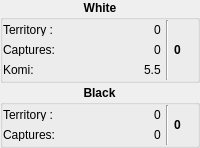
         <widget class="QWidget" name="tabDisplayScore">
          <layout class="QVBoxLayout">
           <property name="spacing">
            <number>2</number>
           </property>
           <property name="leftMargin">
            <number>0</number>
           </property>
           <property name="topMargin">
            <number>0</number>
           </property>
           <property name="rightMargin">
            <number>0</number>
           </property>
           <property name="bottomMargin">
            <number>0</number>
           </property>
           <item>
            <widget class="QGroupBox" name="whiteFrame_score">
             <property name="sizePolicy">
              <sizepolicy hsizetype="Preferred" vsizetype="Minimum">
               <horstretch>0</horstretch>
               <verstretch>0</verstretch>
              </sizepolicy>
             </property>
             <property name="minimumSize">
              <size>
               <width>16</width>
               <height>60</height>
              </size>
             </property>
             <property name="maximumSize">
              <size>
               <width>16777215</width>
               <height>16777215</height>
              </size>
             </property>
             <property name="font">
              <font>
               <weight>75</weight>
               <bold>true</bold>
              </font>
             </property>
             <property name="title">
              <string>White</string>
             </property>
             <property name="alignment">
              <set>Qt::AlignHCenter</set>
             </property>
             <layout class="QGridLayout">
              <property name="leftMargin">
               <number>0</number>
              </property>
              <property name="topMargin">
               <number>0</number>
              </property>
              <property name="rightMargin">
               <number>3</number>
              </property>
              <property name="bottomMargin">
               <number>0</number>
              </property>
              <property name="horizontalSpacing">
               <number>5</number>
              </property>
              <property name="verticalSpacing">
               <number>0</number>
              </property>
              <item row="0" column="0">
               <layout class="QHBoxLayout">
                <property name="spacing">
                 <number>0</number>
                </property>
                <item>
                 <widget class="QLabel" name="TextLabel2_5">
                  <property name="maximumSize">
                   <size>
                    <width>16777215</width>
                    <height>12</height>
                   </size>
                  </property>
                  <property name="font">
                   <font>
                    <weight>50</weight>
                    <bold>false</bold>
                   </font>
                  </property>
                  <property name="text">
                   <string>Territory :</string>
                  </property>
                  <property name="alignment">
                   <set>Qt::AlignRight|Qt::AlignTrailing|Qt::AlignVCenter</set>
                  </property>
                 </widget>
                </item>
                <item>
                 <spacer>
                  <property name="orientation">
                   <enum>Qt::Horizontal</enum>
                  </property>
                  <property name="sizeType">
                   <enum>QSizePolicy::MinimumExpanding</enum>
                  </property>
                  <property name="sizeHint" stdset="0">
                   <size>
                    <width>10</width>
                    <height>20</height>
                   </size>
                  </property>
                 </spacer>
                </item>
                <item>
                 <widget class="QLabel" name="terrWhite">
                  <property name="maximumSize">
                   <size>
                    <width>16777215</width>
                    <height>12</height>
                   </size>
                  </property>
                  <property name="font">
                   <font>
                    <weight>50</weight>
                    <bold>false</bold>
                   </font>
                  </property>
                  <property name="text">
                   <string>0</string>
                  </property>
                  <property name="alignment">
                   <set>Qt::AlignCenter</set>
                  </property>
                  <property name="margin">
                   <number>0</number>
                  </property>
                 </widget>
                </item>
               </layout>
              </item>
              <item row="0" column="1" rowspan="3">
               <widget class="Line" name="line">
                <property name="orientation">
                 <enum>Qt::Vertical</enum>
                </property>
               </widget>
              </item>
              <item row="0" column="2" rowspan="3">
               <widget class="QLabel" name="totalWhite">
                <property name="minimumSize">
                 <size>
                  <width>20</width>
                  <height>40</height>
                 </size>
                </property>
                <property name="font">
                 <font>
                  <weight>75</weight>
                  <bold>true</bold>
                 </font>
                </property>
                <property name="text">
                 <string>0</string>
                </property>
               </widget>
              </item>
              <item row="1" column="0">
               <layout class="QHBoxLayout">
                <item>
                 <widget class="QLabel" name="TextLabel2_3">
                  <property name="maximumSize">
                   <size>
                    <width>16777215</width>
                    <height>12</height>
                   </size>
                  </property>
                  <property name="font">
                   <font>
                    <weight>50</weight>
                    <bold>false</bold>
                   </font>
                  </property>
                  <property name="text">
                   <string>Captures:</string>
                  </property>
                  <property name="alignment">
                   <set>Qt::AlignRight|Qt::AlignTrailing|Qt::AlignVCenter</set>
                  </property>
                 </widget>
                </item>
                <item>
                 <spacer>
                  <property name="orientation">
                   <enum>Qt::Horizontal</enum>
                  </property>
                  <property name="sizeType">
                   <enum>QSizePolicy::MinimumExpanding</enum>
                  </property>
                  <property name="sizeHint" stdset="0">
                   <size>
                    <width>10</width>
                    <height>20</height>
                   </size>
                  </property>
                 </spacer>
                </item>
                <item>
                 <widget class="QLabel" name="capturesWhiteScore">
                  <property name="maximumSize">
                   <size>
                    <width>16777215</width>
                    <height>12</height>
                   </size>
                  </property>
                  <property name="font">
                   <font>
                    <weight>50</weight>
                    <bold>false</bold>
                   </font>
                  </property>
                  <property name="text">
                   <string>0</string>
                  </property>
                  <property name="alignment">
                   <set>Qt::AlignCenter</set>
                  </property>
                  <property name="margin">
                   <number>0</number>
                  </property>
                 </widget>
                </item>
               </layout>
              </item>
              <item row="2" column="0">
               <layout class="QHBoxLayout">
                <property name="spacing">
                 <number>6</number>
                </property>
                <property name="leftMargin">
                 <number>0</number>
                </property>
                <property name="topMargin">
                 <number>0</number>
                </property>
                <property name="rightMargin">
                 <number>0</number>
                </property>
                <property name="bottomMargin">
                 <number>0</number>
                </property>
                <item>
                 <widget class="QLabel" name="TextLabel_komi_2">
                  <property name="sizePolicy">
                   <sizepolicy hsizetype="Preferred" vsizetype="Fixed">
                    <horstretch>0</horstretch>
                    <verstretch>0</verstretch>
                   </sizepolicy>
                  </property>
                  <property name="minimumSize">
                   <size>
                    <width>0</width>
                    <height>12</height>
                   </size>
                  </property>
                  <property name="maximumSize">
                   <size>
                    <width>16777215</width>
                    <height>12</height>
                   </size>
                  </property>
                  <property name="font">
                   <font>
                    <weight>50</weight>
                    <bold>false</bold>
                   </font>
                  </property>
                  <property name="toolTip">
                   <string>komi points</string>
                  </property>
                  <property name="whatsThis">
                   <string>komi:

Add komi points to white because black has the advantage to set the first stone.
Use &quot;komi x&quot; to request a komi of x (number).</string>
                  </property>
                  <property name="text">
                   <string>Komi:</string>
                  </property>
                 </widget>
                </item>
                <item>
                 <spacer>
                  <property name="orientation">
                   <enum>Qt::Horizontal</enum>
                  </property>
                  <property name="sizeType">
                   <enum>QSizePolicy::MinimumExpanding</enum>
                  </property>
                  <property name="sizeHint" stdset="0">
                   <size>
                    <width>10</width>
                    <height>20</height>
                   </size>
                  </property>
                 </spacer>
                </item>
                <item>
                 <widget class="QLabel" name="komiScore">
                  <property name="sizePolicy">
                   <sizepolicy hsizetype="Preferred" vsizetype="Fixed">
                    <horstretch>0</horstretch>
                    <verstretch>0</verstretch>
                   </sizepolicy>
                  </property>
                  <property name="maximumSize">
                   <size>
                    <width>16777215</width>
                    <height>12</height>
                   </size>
                  </property>
                  <property name="font">
                   <font>
                    <weight>50</weight>
                    <bold>false</bold>
                   </font>
                  </property>
                  <property name="text">
                   <string>5.5</string>
                  </property>
                 </widget>
                </item>
               </layout>
              </item>
             </layout>
            </widget>
           </item>
           <item>
            <widget class="QGroupBox" name="blackFrame_score">
             <property name="sizePolicy">
              <sizepolicy hsizetype="Preferred" vsizetype="Minimum">
               <horstretch>0</horstretch>
               <verstretch>0</verstretch>
              </sizepolicy>
             </property>
             <property name="minimumSize">
              <size>
               <width>16</width>
               <height>60</height>
              </size>
             </property>
             <property name="maximumSize">
              <size>
               <width>16777215</width>
               <height>16777215</height>
              </size>
             </property>
             <property name="font">
              <font>
               <weight>75</weight>
               <bold>true</bold>
              </font>
             </property>
             <property name="title">
              <string>Black</string>
             </property>
             <property name="alignment">
              <set>Qt::AlignHCenter</set>
             </property>
             <layout class="QGridLayout">
              <property name="leftMargin">
               <number>0</number>
              </property>
              <property name="topMargin">
               <number>0</number>
              </property>
              <property name="rightMargin">
               <number>3</number>
              </property>
              <property name="bottomMargin">
               <number>0</number>
              </property>
              <property name="horizontalSpacing">
               <number>5</number>
              </property>
              <property name="verticalSpacing">
               <number>0</number>
              </property>
              <item row="0" column="0">
               <layout class="QHBoxLayout">
                <property name="spacing">
                 <number>0</number>
                </property>
                <item>
                 <widget class="QLabel" name="TextLabel2_11">
                  <property name="maximumSize">
                   <size>
                    <width>16777215</width>
                    <height>12</height>
                   </size>
                  </property>
                  <property name="font">
                   <font>
                    <weight>50</weight>
                    <bold>false</bold>
                   </font>
                  </property>
                  <property name="text">
                   <string>Territory :</string>
                  </property>
                  <property name="alignment">
                   <set>Qt::AlignRight|Qt::AlignTrailing|Qt::AlignVCenter</set>
                  </property>
                 </widget>
                </item>
                <item>
                 <spacer>
                  <property name="orientation">
                   <enum>Qt::Horizontal</enum>
                  </property>
                  <property name="sizeHint" stdset="0">
                   <size>
                    <width>40</width>
                    <height>20</height>
                   </size>
                  </property>
                 </spacer>
                </item>
                <item>
                 <widget class="QLabel" name="terrBlack">
                  <property name="maximumSize">
                   <size>
                    <width>16777215</width>
                    <height>12</height>
                   </size>
                  </property>
                  <property name="font">
                   <font>
                    <weight>50</weight>
                    <bold>false</bold>
                   </font>
                  </property>
                  <property name="text">
                   <string>0</string>
                  </property>
                  <property name="alignment">
                   <set>Qt::AlignCenter</set>
                  </property>
                  <property name="margin">
                   <number>0</number>
                  </property>
                 </widget>
                </item>
               </layout>
              </item>
              <item row="0" column="1" rowspan="2">
               <widget class="Line" name="line_3">
                <property name="orientation">
                 <enum>Qt::Vertical</enum>
                </property>
               </widget>
              </item>
              <item row="0" column="2" rowspan="2">
               <widget class="QLabel" name="totalBlack">
                <property name="minimumSize">
                 <size>
                  <width>20</width>
                  <height>0</height>
                 </size>
                </property>
                <property name="font">
                 <font>
                  <weight>75</weight>
                  <bold>true</bold>
                 </font>
                </property>
                <property name="text">
                 <string>0</string>
                </property>
               </widget>
              </item>
              <item row="1" column="0">
               <layout class="QHBoxLayout">
                <item>
                 <widget class="QLabel" name="TextLabel2_12">
                  <property name="maximumSize">
                   <size>
                    <width>16777215</width>
                    <height>12</height>
                   </size>
                  </property>
                  <property name="font">
                   <font>
                    <weight>50</weight>
                    <bold>false</bold>
                   </font>
                  </property>
                  <property name="text">
                   <string>Captures:</string>
                  </property>
                  <property name="alignment">
                   <set>Qt::AlignRight|Qt::AlignTrailing|Qt::AlignVCenter</set>
                  </property>
                 </widget>
                </item>
                <item>
                 <spacer>
                  <property name="orientation">
                   <enum>Qt::Horizontal</enum>
                  </property>
                  <property name="sizeHint" stdset="0">
                   <size>
                    <width>10</width>
                    <height>20</height>
                   </size>
                  </property>
                 </spacer>
                </item>
                <item>
                 <spacer>
                  <property name="orientation">
                   <enum>Qt::Horizontal</enum>
                  </property>
                  <property name="sizeHint" stdset="0">
                   <size>
                    <width>40</width>
                    <height>20</height>
                   </size>
                  </property>
                 </spacer>
                </item>
                <item>
                 <widget class="QLabel" name="capturesBlackScore">
                  <property name="maximumSize">
                   <size>
                    <width>16777215</width>
                    <height>12</height>
                   </size>
                  </property>
                  <property name="font">
                   <font>
                    <weight>50</weight>
                    <bold>false</bold>
                   </font>
                  </property>
                  <property name="text">
                   <string>0</string>
                  </property>
                  <property name="alignment">
                   <set>Qt::AlignCenter</set>
                  </property>
                  <property name="margin">
                   <number>0</number>
                  </property>
                 </widget>
                </item>
               </layout>
              </item>
             </layout>
            </widget>
           </item>
          </layout>
         </widget>
